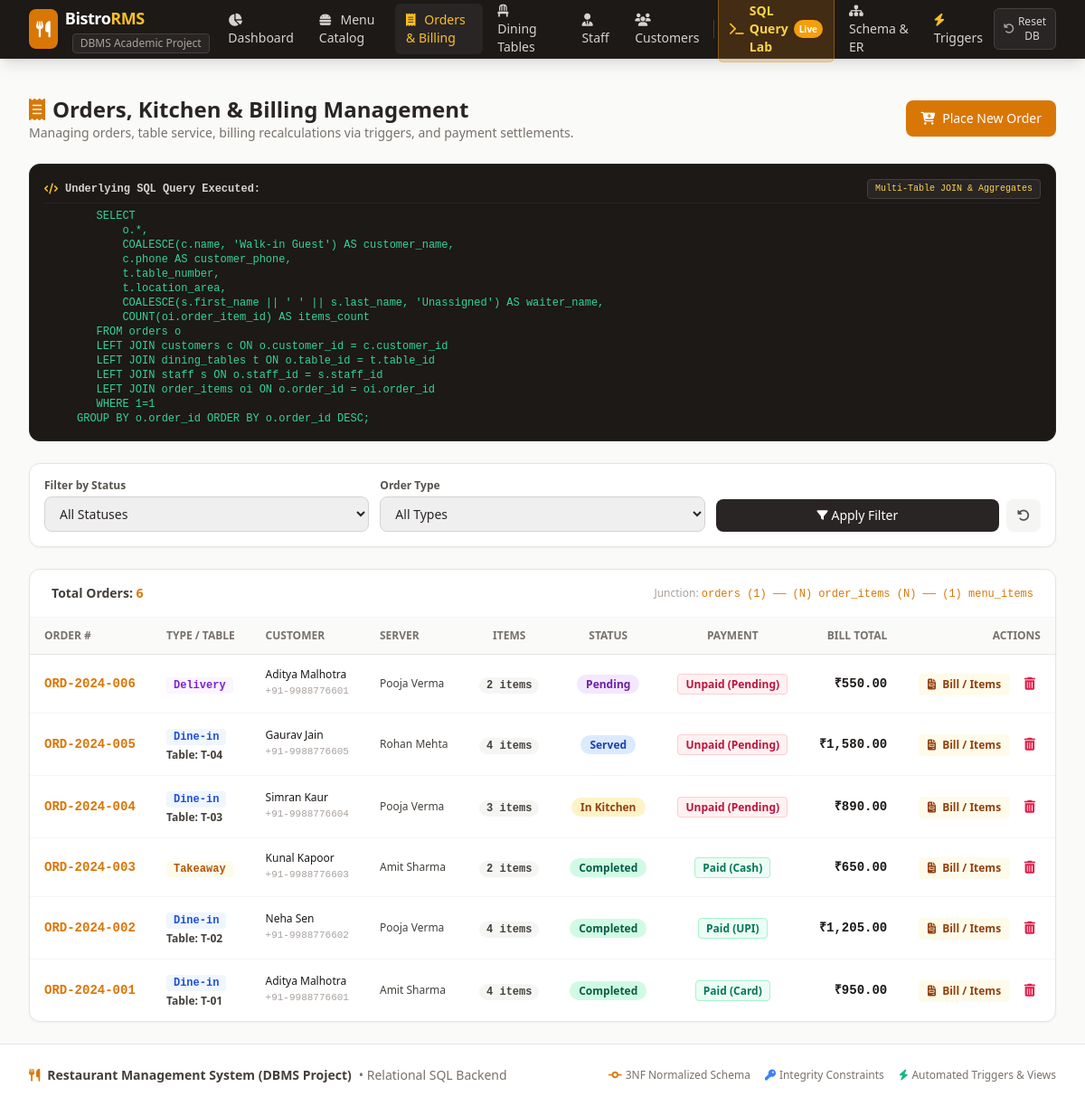
The page /orders on the database its author committed.
### tables this page shows
CREATE TABLE orders (
    order_id INTEGER PRIMARY KEY AUTOINCREMENT,
    order_number VARCHAR(25) UNIQUE NOT NULL,
    customer_id INTEGER,
    table_id INTEGER,
    staff_id INTEGER,
    order_type VARCHAR(20) CHECK(order_type IN ('Dine-in', 'Takeaway', 'Delivery')) DEFAULT 'Dine-in',
    order_status VARCHAR(20) CHECK(order_status IN ('Pending', 'In Kitchen', 'Served', 'Completed', 'Cancelled')) DEFAULT 'Pending',
    payment_status VARCHAR(20) CHECK(payment_status IN ('Unpaid', 'Paid', 'Refunded')) DEFAULT 'Unpaid',
    payment_method VARCHAR(20) CHECK(payment_method IN ('Cash', 'Card', 'UPI', 'Pending')) DEFAULT 'Pending',
    total_amount DECIMAL(10, 2) DEFAULT 0.0 CHECK(total_amount >= 0),
    order_time TIMESTAMP DEFAULT CURRENT_TIMESTAMP,
    FOREIGN KEY (customer_id) REFERENCES customers(customer_id) ON DELETE SET NULL,
    FOREIGN KEY (table_id) REFERENCES dining_tables(table_id) ON DELETE SET NULL,
    FOREIGN KEY (staff_id) REFERENCES staff(staff_id) ON DELETE SET NULL
);

### app.py (the view)
@app.route('/orders')
def orders():
    status_filter = request.args.get('status', '').strip()
    type_filter = request.args.get('type', '').strip()
    sql = """
        SELECT
            o.*,
            COALESCE(c.name, 'Walk-in Guest') AS customer_name,
            c.phone AS customer_phone,
            t.table_number,
            t.location_area,
            COALESCE(s.first_name || ' ' || s.last_name, 'Unassigned') AS waiter_name,
            COUNT(oi.order_item_id) AS items_count
        FROM orders o
        LEFT JOIN customers c ON o.customer_id = c.customer_id
        LEFT JOIN dining_tables t ON o.table_id = t.table_id
        LEFT JOIN staff s ON o.staff_id = s.staff_id
        LEFT JOIN order_items oi ON o.order_id = oi.order_id
        WHERE 1=1
    """
    params = []
    if status_filter:
        sql += " AND o.order_status = ?"
        params.append(status_filter)
    if type_filter:
        sql += " AND o.order_type = ?"
        params.append(type_filter)
    sql += " GROUP BY o.order_id ORDER BY o.order_id DESC;"
    orders_list = database.query_all(sql, params)
    dropdowns = get_dropdown_data()
    order_items_map = {}
    for o in orders_list:
        items = database.query_all("""
            SELECT oi.*, mi.item_name, mi.food_type
            FROM order_items oi
            JOIN menu_items mi ON oi.item_id = mi.item_id
            WHERE oi.order_id = ?;
        """, (o['order_id'],))
        order_items_map[o['order_id']] = items
    return render_template(
        'orders.html',
        orders=orders_list,
        order_items_map=order_items_map,
        dropdowns=dropdowns,
        status_filter=status_filter,
        type_filter=type_filter,
        sql_used=sql
    )

### app.py (called while the page is built)
def get_dropdown_data():
    categories = database.query_all("SELECT category_id, category_name FROM menu_categories ORDER BY category_name;")
    tables = database.query_all("SELECT table_id, table_number, seating_capacity, status, location_area FROM dining_tables ORDER BY table_number;")
    waiters = database.query_all("SELECT staff_id, first_name || ' ' || last_name AS name, role FROM staff WHERE role IN ('Waiter', 'Manager') ORDER BY first_name;")
    customers = database.query_all("SELECT customer_id, name, phone, loyalty_points FROM customers ORDER BY name;")
    dishes = database.query_all("SELECT item_id, item_name, price, food_type FROM menu_items WHERE is_available = 1 ORDER BY item_name;")
    return {
        'categories': categories,
        'tables': tables,
        'waiters': waiters,
        'customers': customers,
        'menu_items': dishes
    }

### database.py (called while the page is built)
def get_connection():
    conn = sqlite3.connect(DB_PATH)
    conn.execute("PRAGMA foreign_keys = ON;")
    conn.row_factory = sqlite3.Row
    return conn

def query_all(query, params=()):
    conn = get_connection()
    cursor = conn.cursor()
    cursor.execute(query, params)
    rows = [dict(row) for row in cursor.fetchall()]
    conn.close()
    return rows

### templates/orders.html (shortened to what this page needs)
{% extends "base.html" %}
{% block content %}
<div class="space-y-6">
    <div class="flex flex-col sm:flex-row sm:items-center justify-between gap-4">
        <div>
            <h1 class="text-2xl font-bold text-stone-800 flex items-center space-x-2">
                <i class="fa-solid fa-receipt text-amber-600"></i>
                <span>Orders, Kitchen & Billing Management</span>
            </h1>
            <p class="text-stone-500 text-sm">Managing orders, table service, billing recalculations via triggers, and payment settlements.</p>
        </div>
        <button onclick="openCreateOrderModal()" class="px-4 py-2.5 bg-amber-600 hover:bg-amber-700 text-white rounded-lg font-medium text-sm shadow-sm transition flex items-center space-x-2 self-start sm:self-auto">
            <i class="fa-solid fa-cart-plus"></i>
            <span>Place New Order</span>
        </button>
    </div>
    <div class="bg-stone-900 text-stone-200 rounded-xl p-4 text-xs font-mono shadow-inner border border-stone-800">
        <div class="flex items-center justify-between text-stone-400 mb-1.5 pb-1 border-b border-stone-800">
            <div class="flex items-center space-x-2">
                <i class="fa-solid fa-code text-amber-400"></i>
                <span class="font-semibold text-stone-300">Underlying SQL Query Executed:</span>
            </div>
            <span class="text-[10px] bg-stone-800 px-2 py-0.5 rounded text-amber-300 border border-stone-700">Multi-Table JOIN & Aggregates</span>
        </div>
        <pre class="overflow-x-auto text-emerald-400 whitespace-pre-wrap">{{ sql_used }}</pre>
    </div>
    <div class="bg-white p-4 rounded-xl border border-stone-200 shadow-sm">
        <form method="GET" action="{{ url_for('orders') }}" class="grid grid-cols-1 sm:grid-cols-3 gap-3">
            <div>
                <label class="block text-xs font-semibold text-stone-600 mb-1">Filter by Status</label>
                <select name="status" class="w-full px-3 py-2 text-sm border border-stone-300 rounded-lg focus:ring-2 focus:ring-amber-500 outline-none">
                    <option value="">All Statuses</option>
                </select>
            </div>
            <div>
                <label class="block text-xs font-semibold text-stone-600 mb-1">Order Type</label>
                <select name="type" class="w-full px-3 py-2 text-sm border border-stone-300 rounded-lg focus:ring-2 focus:ring-amber-500 outline-none">
                    <option value="">All Types</option>
                </select>
            </div>
            <div class="flex items-end space-x-2">
                <button type="submit" class="flex-1 px-4 py-2 bg-stone-800 hover:bg-stone-900 text-white text-sm font-medium rounded-lg transition flex items-center justify-center space-x-1">
                    <i class="fa-solid fa-filter text-xs"></i>
                    <span>Apply Filter</span>
                </button>
                <a href="{{ url_for('orders') }}" class="px-3 py-2 bg-stone-100 hover:bg-stone-200 text-stone-600 text-sm rounded-lg transition" title="Clear Filters">
                    <i class="fa-solid fa-rotate-left"></i>
                </a>
            </div>
        </form>
    </div>
    <div class="bg-white rounded-xl border border-stone-200 shadow-sm overflow-hidden">
        <div class="px-6 py-4 border-b border-stone-100 flex items-center justify-between">
            <span class="text-sm font-semibold text-stone-700">Total Orders: <span class="text-amber-600 font-bold">{{ orders|length }}</span></span>
            <span class="text-xs text-stone-400">Junction: <code class="text-amber-600">orders (1) ── (N) order_items (N) ── (1) menu_items</code></span>
        </div>
        <div class="overflow-x-auto">
            <table class="w-full text-left text-sm">
                <thead>
                    <tr class="bg-stone-50 text-xs font-semibold text-stone-500 uppercase border-b border-stone-200">
                        <th class="py-3 px-4">Order #</th>
                        <th class="py-3 px-4">Type / Table</th>
                        <th class="py-3 px-4">Customer</th>
                        <th class="py-3 px-4">Server</th>
                        <th class="py-3 px-4 text-center">Items</th>
                        <th class="py-3 px-4 text-center">Status</th>
                        <th class="py-3 px-4 text-center">Payment</th>
                        <th class="py-3 px-4 text-right">Bill Total</th>
                        <th class="py-3 px-4 text-right">Actions</th>
                    </tr>
                </thead>
                <tbody class="divide-y divide-stone-100">
                    {% for o in orders %}
                    <tr class="hover:bg-stone-50 transition">
                        <td class="py-3.5 px-4 font-mono font-bold text-amber-600">{{ o.order_number }}</td>
                        <td class="py-3.5 px-4">
                            <span class="px-2 py-0.5 rounded text-xs font-semibold font-mono
                                {% if o.order_type == 'Dine-in' %}bg-blue-50 text-blue-700
                                {% elif o.order_type == 'Takeaway' %}bg-amber-50 text-amber-700
                                {% else %}bg-purple-50 text-purple-700{% endif %}">
                                {{ o.order_type }}
                            </span>
                            {% if o.table_number %}
                                <div class="text-xs font-bold text-stone-700 mt-1">Table: {{ o.table_number }}</div>
                            {% endif %}
                        </td>
                        <td class="py-3.5 px-4">
                            <div class="font-medium text-stone-900 text-xs">{{ o.customer_name }}</div>
                            <div class="text-[11px] text-stone-400 font-mono">{{ o.customer_phone or 'Walk-in' }}</div>
                        </td>
                        <td class="py-3.5 px-4 text-xs text-stone-700 font-medium">
                            {{ o.waiter_name }}
                        </td>
                        <td class="py-3.5 px-4 text-center">
                            <span class="px-2 py-0.5 bg-stone-100 text-stone-700 rounded-full text-xs font-semibold font-mono">{{ o.items_count }} items</span>
                        </td>
                        <td class="py-3.5 px-4 text-center">
                            <span class="px-2.5 py-0.5 rounded-full text-xs font-semibold
                                {% if o.order_status == 'Completed' %}bg-emerald-100 text-emerald-800
                                {% elif o.order_status == 'In Kitchen' %}bg-amber-100 text-amber-800
                                {% elif o.order_status == 'Served' %}bg-blue-100 text-blue-800
                                {% elif o.order_status == 'Pending' %}bg-purple-100 text-purple-800
                                {% else %}bg-rose-100 text-rose-800{% endif %}">
                                {{ o.order_status }}
                            </span>
                        </td>
                        <td class="py-3.5 px-4 text-center">
                            <span class="px-2 py-0.5 rounded text-xs font-semibold
                                {% if o.payment_status == 'Paid' %}bg-emerald-50 text-emerald-700 border border-emerald-200
                                {% else %}bg-rose-50 text-rose-700 border border-rose-200{% endif %}">
                                {{ o.payment_status }} ({{ o.payment_method }})
                            </span>
                        </td>
                        <td class="py-3.5 px-4 text-right font-mono font-bold text-stone-900 text-sm">
                            ₹{{ "{:,.2f}".format(o.total_amount) }}
                        </td>
                        <td class="py-3.5 px-4 text-right space-x-1.5 whitespace-nowrap">
                            <button onclick='openOrderBillModal({{ o|tojson|safe }}, {{ order_items_map[o.order_id]|tojson|safe }})' class="px-2.5 py-1 bg-amber-50 hover:bg-amber-100 text-amber-800 rounded text-xs font-semibold transition" title="View Bill & Add Dishes">
                                <i class="fa-solid fa-file-invoice mr-1"></i> Bill / Items
                            </button>
                            <form action="{{ url_for('delete_order', order_id=o.order_id) }}" method="POST" class="inline" onsubmit="return confirm('Delete order {{ o.order_number }}?\n\nCASCADE will remove all line items.');">
                                <button type="submit" class="p-1.5 text-rose-600 hover:bg-rose-50 rounded transition" title="Delete Order">
                                    <i class="fa-solid fa-trash-can"></i>
                                </button>
                            </form>
                        </td>
                    </tr>
                    {% endfor %}
                </tbody>
            </table>
        </div>
    </div>
</div>
{% endblock %}

### rows shown on the page
orders: order_number "ORD-2024-006", order_type "Delivery", customer_name "Aditya Malhotra", customer_phone "+91-9988776601", waiter_name "Pooja Verma", items_count "2", order_status "Pending", payment_status "Unpaid", payment_method "Pending", total_amount "550.00"
orders: order_number "ORD-2024-005", order_type "Dine-in", table_number "T-04", customer_name "Gaurav Jain", customer_phone "+91-9988776605", waiter_name "Rohan Mehta", items_count "4", order_status "Served", payment_status "Unpaid", payment_method "Pending", total_amount "1,580.00"
orders: order_number "ORD-2024-004", order_type "Dine-in", table_number "T-03", customer_name "Simran Kaur", customer_phone "+91-9988776604", waiter_name "Pooja Verma", items_count "3", order_status "In Kitchen", payment_status "Unpaid", payment_method "Pending", total_amount "890.00"
orders: order_number "ORD-2024-003", order_type "Takeaway", customer_name "Kunal Kapoor", customer_phone "+91-9988776603", waiter_name "Amit Sharma", items_count "2", order_status "Completed", payment_status "Paid", payment_method "Cash", total_amount "650.00"
orders: order_number "ORD-2024-002", order_type "Dine-in", table_number "T-02", customer_name "Neha Sen", customer_phone "+91-9988776602", waiter_name "Pooja Verma", items_count "4", order_status "Completed", payment_status "Paid", payment_method "UPI", total_amount "1,205.00"
orders: order_number "ORD-2024-001", order_type "Dine-in", table_number "T-01", customer_name "Aditya Malhotra", customer_phone "+91-9988776601", waiter_name "Amit Sharma", items_count "4", order_status "Completed", payment_status "Paid", payment_method "Card", total_amount "950.00"

### other values the page prints
{{ orders|length }} "6"
